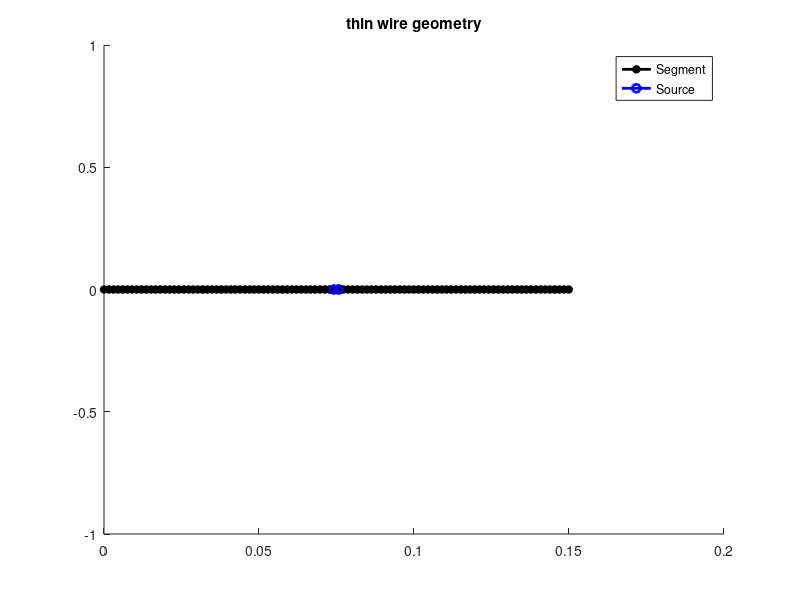

This chart was generated by the following MATLAB code: (Note: this script raises an error after producing the figure.)
%% sweep the freq in a range of 1MHz-2.5GHz for 1000 freq points
clear all;close all;
Frequency=1e9;
freq_point=1000;
Ny = 100; % number of segments + 1
Vm = 1; % delta-gap voltage
%% Basic parameters
c = 299792458;                       
Mu = 4.0e-7*pi;                      
Epsilon = 1.0/(Mu*c*c);              
NumGauss=5; % number of Gauss Quadrature used

%% Input parameters
lambda = 1/Frequency*c;
w = 2.0*pi*Frequency;                % angular freq
k = w*sqrt(Mu*Epsilon);              % wave number
Eta = sqrt(Mu/Epsilon);              % wave impedance, aka Z0
% coordinates of the corner points 
p0=[0 0];
p1=[0.5*lambda 0];
WireRadius=1e-3*lambda;  % radius of thin wire
line_length=sqrt((p1(2)-p0(2))^2+(p1(1)-p0(1))^2);

%% Freq sweep
Frequency_List= linspace(0.1,5,freq_point)*1e9; % 1MHz-2.5GHz
Zin_NumericalResultList=zeros(1,freq_point);
w_List = 2.0*pi*Frequency_List;                % angular freq
k_List = w_List*sqrt(Mu*Epsilon);              % wave number
%% Generate the mesh
ty = linspace(0,1,Ny); % equally spaced segments
% line antenna geometry
x1 = p0(1)+(p1(1)-p0(1))*ty;
y1 = p0(2)+(p1(2)-p0(2))*ty;

TotalSegments=(Ny-1); % N in Prof. Jin's book
Delta_Gap_Length = line_length/TotalSegments;
TotalElements = TotalSegments-1; 

for i=1:Ny
    NodeX(i)=x1(i);
    NodeY(i)=y1(i);
end

% index of segment
first=1;
mid = floor(TotalSegments/2)+1;
final=TotalElements;

SourceId = mid;

%% Node List counted by element, also contains segment information --> 1:2 (+), 2:3(-)
ElementNodeList = zeros(TotalElements, 3);
for i=1:TotalElements
    ElementNodeList(i,1) = i;
    ElementNodeList(i,2) = i+1;
    ElementNodeList(i,3) = i+2;
end
    
figure(1);hold on;
plot(NodeX,NodeY,'k*-','linewidth',2);title('thin wire geometry');

plot(NodeX(SourceId:SourceId+1),NodeY(SourceId:SourceId+1),'bo-','linewidth',2);

legend(['Segment'],['Source']);
hold off;
%% basis functions and gauss integral
[GaussL, GaussW] = lgwt(NumGauss, 0.0, 1);  % Gauss integration weights and locations (Gauss-Legendre)

tri(1,:) = 1 - GaussL;      % ascending triangle function for numerical integration 
tri(2,:) = GaussL;          % descending triangle function for numerical integration

nds = 20;                   % number of numerical integration points for self terms
%% construct the Z^{EJ}_{mn} Matrix
A = zeros(TotalElements,TotalElements,freq_point);   % zero matrix Ab=rhs

tic
% loop all test functions
for m_tri = 1:TotalElements

    ms(1) = ElementNodeList(m_tri,1);  % m tri start node
    ms(2) = ElementNodeList(m_tri,2);  % m tri peak node
    ms(3) = ElementNodeList(m_tri,3);  % m tri end node

    % node coordinate of m tri
    xms(1) = NodeX(ms(1)); 
    yms(1) = NodeY(ms(1));
    xms(2) = NodeX(ms(2)); 
    yms(2) = NodeY(ms(2));
    xms(3) = NodeX(ms(3)); 
    yms(3) = NodeY(ms(3));
    DeltaLM(1)=sqrt((xms(1)-xms(2))^2+(yms(1)-yms(2))^2);
    DeltaLM(2)=sqrt((xms(3)-xms(2))^2+(yms(3)-yms(2))^2);

    ds(1) = DeltaLM(1)/nds;
    ds(2) = DeltaLM(2)/nds;
    sx(1,:) = linspace(0.5*ds(1), DeltaLM(1) - 0.5*ds(1), nds); % approximate triangular basis function as a constant
    sx(2,:) = linspace(0.5*ds(2), DeltaLM(2) - 0.5*ds(2), nds);           
    tris(1,:) = sx(1,:) /DeltaLM(1);              % ascending triangle function for numerical integration in self term
    tris(2,:) = (DeltaLM(2) - sx(2,:))/DeltaLM(2);   % descending triangle function for numerical integration in self term

    % loop all "source" triangles
    for n_tri = 1:TotalElements % number of triangular basis function
        
        ns(1) = ElementNodeList(n_tri,1);  % n tri start node
        ns(2) = ElementNodeList(n_tri,2);  % n tri peak node
        ns(3) = ElementNodeList(n_tri,3);  % n tri end node
        % node coordinate of n tri
        xns(1) = NodeX(ns(1));
        yns(1) = NodeY(ns(1));
        xns(2) = NodeX(ns(2));
        yns(2) = NodeY(ns(2));
        xns(3) = NodeX(ns(3));
        yns(3) = NodeY(ns(3));
        DeltaLN(1)=sqrt((xns(1)-xns(2))^2+(yns(1)-yns(2))^2);
        DeltaLN(2)=sqrt((xns(3)-xns(2))^2+(yns(3)-yns(2))^2);
        
        for im = 1:2    % loop testing segments
            % positive or negative
            if im == 1 %first segment +
                sm = 1.0;
            else
                sm = -1.0;%second segment -
            end
            for in=1:2 % loop source segments
                % positive or negative derivative
                if in == 1
                    sn = 1.0;
                else
                    sn = -1.0;
                end
                if ms(im) == ns(in)% self-term
                    % equ (10.3.41)
                    % mid point approximation for the triangular function
                    DeltaL = DeltaLN(im);
                    Phi = (DeltaL/2/pi*(log(2*DeltaL/WireRadius)-1)-1j*k_List/4/pi*DeltaL^2);
                    s1 = tris(in,nds/2)*tris(im,nds/2).*Phi*1j.*k_List*Eta;
                    s2 = -sn*sm.*Phi/(DeltaL^2).*1j*Eta./k_List;
                    A(m_tri,n_tri,:) = A(m_tri,n_tri,:) + reshape(s1+s2,[1 1 freq_point]);
                    
                else % non-self term
                    sv = 0.0;
                    ss = 0.0;
                    SegmentNVecM = [ xms(im+1)-xms(im), yms(im+1)-yms(im) ];
                    SegmentNVecM = SegmentNVecM/norm(SegmentNVecM); % normalized

                    SegmentNVecN = [ xns(in+1)-xns(in), yns(in+1)-yns(in) ];
                    SegmentNVecN = SegmentNVecN/norm(SegmentNVecN); % normalized

                    xm = xms(im) + DeltaLM(im)*(1.0-GaussL)*SegmentNVecM(1);  % gauss quadrature points on m triangle 
                    ym = yms(im) + DeltaLM(im)*(1.0-GaussL)*SegmentNVecM(2);

                    xn = xns(in) + DeltaLN(in)*(1.0-GaussL)*SegmentNVecN(1); % gauss quadrature points on n triangle 
                    yn = yns(in) + DeltaLN(in)*(1.0-GaussL)*SegmentNVecN(2);

                    for i_gm = 1:NumGauss 
                        for i_gn = 1:NumGauss
                            r = sqrt((xm(i_gm) - xn(i_gn))^2 + (ym(i_gm) - yn(i_gn))^2 + WireRadius^2);
                            expterm = exp(-1j*reshape(k_List,[1 1 freq_point]).*repmat(r,1,1,freq_point))./r/4/pi; % 3d-freespace green function
                            sv = sv + DeltaLM(im)*DeltaLN(in)*GaussW(i_gm)*GaussW(i_gn)*tri(im,i_gm)*tri(in,i_gn)*expterm*(SegmentNVecM*SegmentNVecN'); % vector f_m and vector f_n 
                            ss = ss + GaussW(i_gm)*GaussW(i_gn)*expterm;
                        end
                    end
                    A(m_tri,n_tri,:) = A(m_tri,n_tri,:) + reshape(k_List.*k_List.*reshape(sv,[1 freq_point 1]) - sm*sn.*reshape(ss,[1 freq_point 1]),[1 1 freq_point]).*reshape(1j*Eta./k_List,[1 1 freq_point]);
                end
            end
        end
    end

end
%% excitation in delta-gap form (compute right-hand side )
% rhs = zeros(TotalElements,1); 
rhs = zeros(TotalElements,freq_point); 
for num_tri = 1:TotalElements
    s(1) = num_tri;
    s(2) = num_tri + 1;
    for im=1:2 
        if s(im) == SourceId
            rhs(num_tri,:)=Vm/2;
        end
    end
end
%% Sweep Zin from solved parameters
% the index of Freq we want to view for the current distribution in Freq_list
[~,FrequencyIdx]=min(abs(Frequency_List-Frequency));
for i=1:freq_point
    [L,U]=lu(A(:,:,i));
    b_temp=U\(L\rhs(:,i));%A(:,:,i)\rhs(:,i);%
    if i==FrequencyIdx
        b=b_temp;
    end
    % compute input impedance at the middle segment
    Zin = Vm / (0.5*(b_temp(SourceId) + b_temp(SourceId+1)));
    Zin_NumericalResultList(i)=Zin;
end

toc;
%% build current distribution from solved parameters
Current = zeros(TotalSegments,1); % using the average of neiboring two basis function
for j=1:TotalSegments
    if j == 1
        Current(j) = 0.5*b(j);
    elseif j == TotalSegments
        Current(j) = 0.5*b(TotalSegments - 1);
    else
        Current(j) = 0.5*(b(j-1) + b(j));
    end
end
CurrentInterp = zeros(TotalSegments*NumGauss,1); % interpolation using basis function
for num_tri = 1:TotalElements
    s(1) = num_tri-1; % segment id - 1 
    s(2) = num_tri; % segment id - 1 
    for im=1:2 
        for i_gm = 1:NumGauss 
            CurrentInterp(s(im)*NumGauss+i_gm)=CurrentInterp(s(im)*NumGauss+i_gm)+tri(im,i_gm)*b(num_tri);
        end
    end
end

%%
figure(21);
subplot(121)
hold on;
plot(abs(Current),'-r','Linewidth',4);
grid on;xlabel('Segment');ylabel('Magnitude');
title('Current Distribution Numerical Result')
set(gca,'fontsize',24);
hold off
subplot(122)
hold on;
plot(angle(Current)/pi*180,'-b','Linewidth',4);
grid on;xlabel('Segment');ylabel('Phase Angle');
title('Current Distribution Numerical Result')
set(gca,'fontsize',24);
hold off

figure(22);
subplot(121)
hold on;
plot(line_length*(1:TotalSegments*NumGauss)/(TotalSegments*NumGauss),abs(CurrentInterp),'-r','Linewidth',4);
grid on;xlabel('physical length');ylabel('Magnitude');
title('Current Distribution Numerical Result')
set(gca,'fontsize',24);
hold off
subplot(122)
hold on;
plot(line_length*(1:TotalSegments*NumGauss)/(TotalSegments*NumGauss),angle(CurrentInterp)/pi*180,'-b','Linewidth',4);
grid on;xlabel('physical length');ylabel('Phase Angle');
title('Current Distribution Numerical Result')
set(gca,'fontsize',24);
hold off

figure(3);hold on;
AbsReCur = abs(real(Current));
IntAbsReCur = AbsReCur ./ (double(vpa(max(AbsReCur),2))/(1+floor(max(AbsReCur) ./ 10.^floor(log10(max(AbsReCur))))));
max_color_value = 100*ceil(max(IntAbsReCur));
jet_color = colormap(jet(ceil(max_color_value)));
title('Real Part of Current Along Wire');
for i=1:TotalSegments-1
        selected_color = jet_color(ceil(100*IntAbsReCur(i)),:);
        plot(NodeX(i:i+1),NodeY(i:i+1),'*-','linewidth',2,'color',selected_color);
end
colorbar;
hold off;


figure(4);hold on;
plot(Frequency_List/1e6,real(Zin_NumericalResultList),'-r','Linewidth',4);
plot(Frequency_List/1e6,imag(Zin_NumericalResultList),'-b','Linewidth',4);
grid on;xlabel('Frequency(MHz)');
legend('Resistance=Real[Z_{in}]','Reactance =Imag[Z_{in}]');
title('Input Impedance Numerical Result')
set(gca,'fontsize',24);
hold off